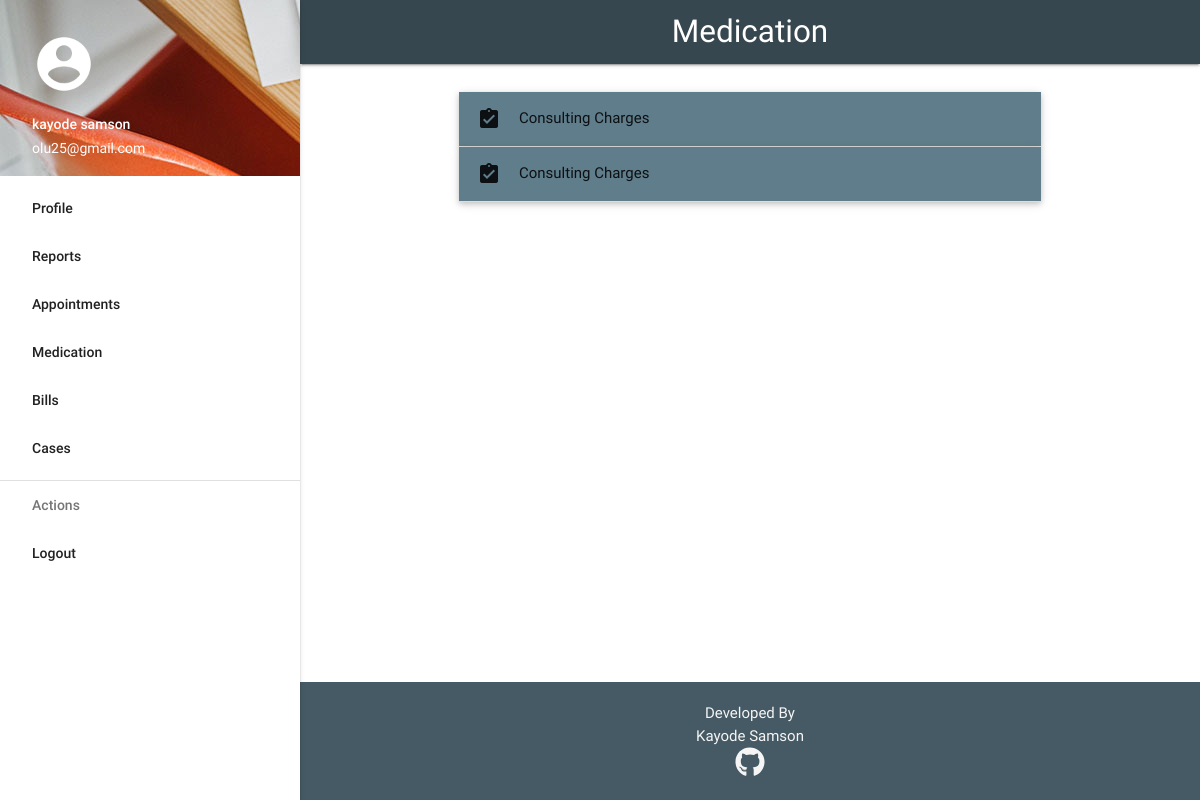
Page /bill/medicines/ (signed in) on the committed database.
### bill/models.py (models this page shows, shortened)
class Bill(models.Model):
    case = models.ForeignKey(Case, on_delete=models.CASCADE, related_name='bill_case')
    item = models.ForeignKey(Items, on_delete=models.CASCADE, related_name='bill_item')
    amount = models.IntegerField()
    quantity = models.IntegerField()
    bill_date = models.DateField()
    bill_details = models.CharField(max_length=200)
    is_paid = models.BooleanField(default=False)

### stock/models.py (models this page shows, shortened)
class Items(models.Model):
    item_name = models.CharField(max_length=50)
    cost_price = models.IntegerField()
    sell_price = models.IntegerField()
    manufacturer = models.CharField(max_length=50)
    description = models.CharField(max_length=100)

### bill/views.py (the view)
# urls.py: path('medicines/', views.viewMedicine, name='view_medicine'),
def viewMedicine(request):
    c = {}
    if hasGroup(request.user, 'patient'):
        c['bills'] = []
        c['isPatient'] = True
        for cases in Case.objects.filter(patient=request.user):
            c['bills'].extend(list(Bill.objects.filter(case=cases)))
        return render(request, 'bill/medicines.html', c)
    else:
        messages.warning(request, 'Access Denied')
        return HttpResponseRedirect('/')

### home/context_processors.py (called while the page is built, shortened)
def hasGroup(user, groupName):
    try:
        group = Group.objects.get(name=groupName)
        if group in user.groups.all():
            return True
        else:
            return False
    except:
        return False

def menu_processor(request):
    menu = {}
    user = request.user
    if hasGroup(user, 'doctor'):
        menu['Appointments'] = '/appointments'
        menu['Cases'] = '/case'
        menu['Reports'] = '/reports'
    elif hasGroup(user, 'patient'):
        menu['Reports'] = '/reports'
        menu['Appointments'] = '/appointments'
        menu['Medication'] = '/bill/medicines'
        menu['Bills'] = '/bill'
        menu['Cases'] = '/case'
    elif hasGroup(user, 'lab_attendant'):
        menu['Reports'] = '/reports'
        menu['Generate Report'] = '/reports/generate'
    return {'menu': menu}

### bill/templates/bill/medicines.html (shortened to what this page needs)
{% extends "home/base.html" %}
{% block heading %}Medication{% endblock %}
{% block body %}
<div class="container">
<ul class="collapsible popout" data-collapsible="accordion">
  {% for bill in bills %}
  <li>
    <div class="collapsible-header blue-grey"><i class="material-icons">assignment_turned_in</i>{{ bill.item.item_name }}</div>
  </li>
  {% endfor %}
</ul>
</div>
{% endblock %}

### home/templates/home/base.html (shortened to what this page needs)
{% load static %}
<!DOCTYPE html>
<html>
	<head>
		<link rel="stylesheet" href="{% static "home/css/materialize.min.css" %}">
		<link rel="stylesheet" href="{% static "home/css/style.css" %}">
	</head>
	<body>
		<ul id="slide-out" class="side-nav fixed">
			<li><div class="user-view">
		      <div class="background">
						<img src="{% static "home/index.jpeg" %}">
		      </div>
                <a href="/profile"><img class="circle center" src="{% static 'home/account.png' %}"></a>
		      <a href="/profile"><span class="white-text name">{{ request.user.first_name }} {{ request.user.last_name }}</span></a>
		      <a href="/profile"><span class="white-text email">{{ request.user.email }}</span></a>
		    	</div>
			</li>
			<li><a class="waves-effect waves-grey" href="/profile">Profile</a></li>
			{% for item, url in menu.items %}
				<li><a class="waves-effect waves-grey" href="{{ url }}">{{ item }}</a></li>
			{% endfor %}
			<li><div class="divider"></div></li>
			<li><a class="subheader">Actions</a></li>
			<li><a class="waves-effect" href="/logout">Logout</a></li>
		</ul>
		<main class="center-align">
					<nav>
			    	<div class="nav-wrapper blue-grey darken-3">
							<a href="#" class="brand-logo center">{% block heading %}Hospital Portal{% endblock %}</a>
						</div>
					</nav>
					<div id="body">
						{% block body %}{% endblock %}
					</div>
		</main>
		<footer class="page-footer blue-grey darken-2">
			<div class="container">
        <div class="row">
          <div class="col l12 s12 grey-text text-lighten-4">
            <div class="center">Developed By</div>
						<div class="center">Kayode Samson</div>
						<div class="center">
							<a class="grey-text text-lighten-4" href="#" target="_blank"><i class="fab fa-github fa-2x" aria-hidden="true"></i></a>
						</div>
          </div>
        </div>
      </div>
  	</footer>
	</body>
</html>

### home/static/home/css/style.css (style rules this page uses)
header, main, footer { padding-left: 300px; }
body { display: flex; min-height: 100vh; flex-direction: column; }
main { flex: 1 0 auto; }
#body { padding-top: 20px; }

### rows in the picture
Bill: item.item_name "Consulting Charges"
Bill: item.item_name "Consulting Charges"

### other values in the picture
{{ request.user.first_name }} "kayode"
{{ request.user.last_name }} "samson"
{{ request.user.email }} "olu25@gmail.com"
{{ item }} "Reports" "Appointments" "Medication" "Bills" "Cases"
